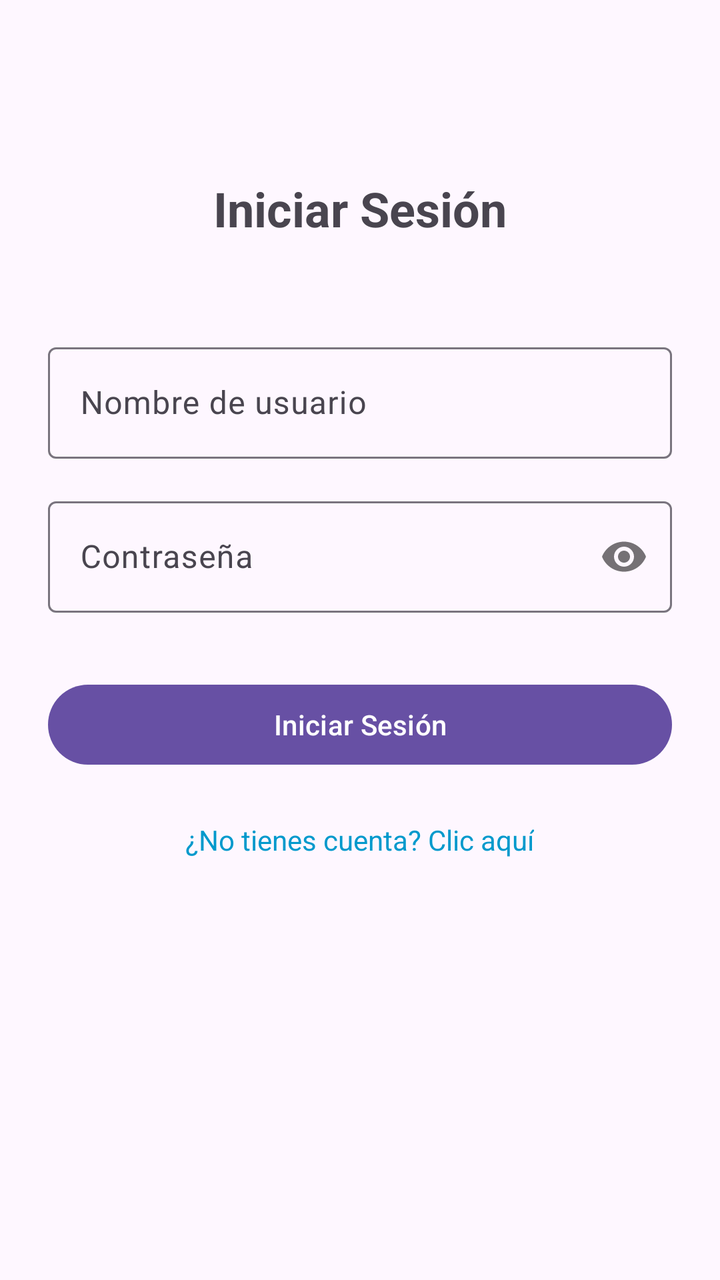
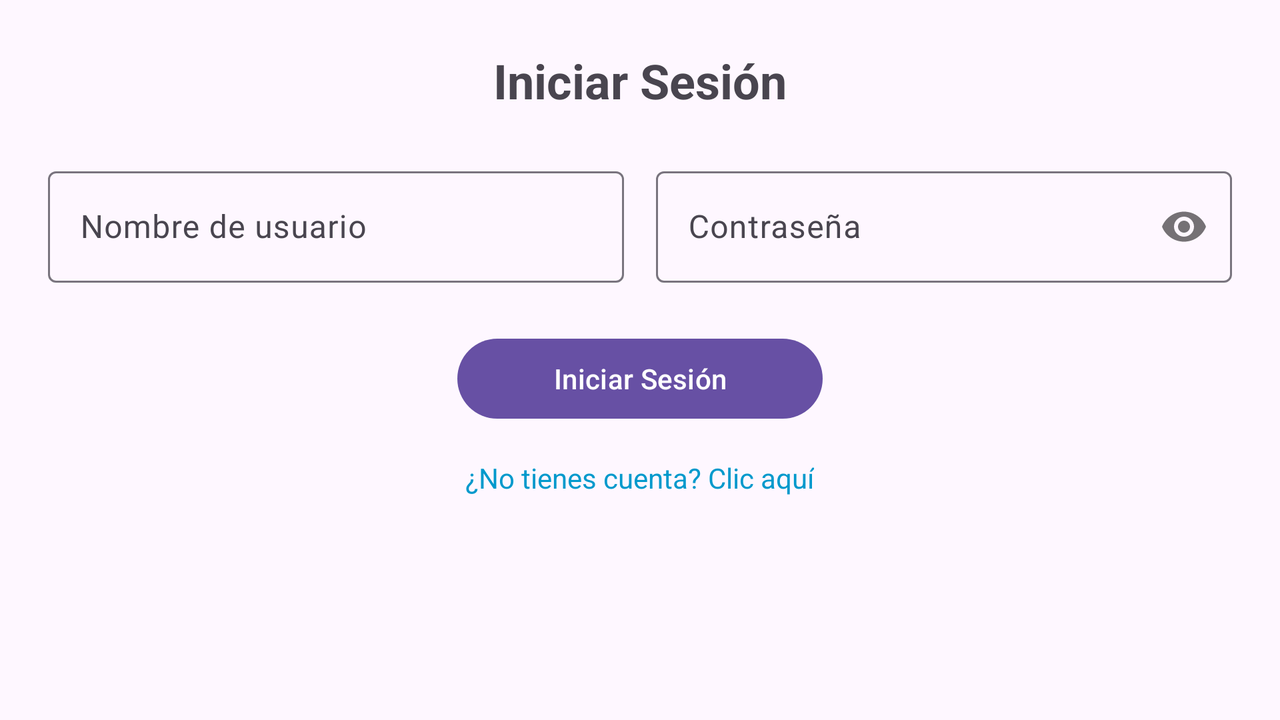

One screen, two layout resources from the same app: the default and the repository's alternative for another configuration. Each is rendered where Android would select it; the XML of both is given below.
<!-- AndroidManifest.xml: application theme Theme.LoginSimple -->
<!-- res/layout/activity_main.xml -->
<?xml version="1.0" encoding="utf-8"?>
<LinearLayout xmlns:android="http://schemas.android.com/apk/res/android"
    xmlns:app="http://schemas.android.com/apk/res-auto"
    xmlns:tools="http://schemas.android.com/tools"
    android:id="@+id/main"
    android:layout_width="match_parent"
    android:layout_height="match_parent"
    android:orientation="vertical"
    android:padding="24dp"
    android:gravity="center_horizontal"
    tools:context=".MainActivity">

    <TextView
        android:id="@+id/tv_title"
        android:layout_width="wrap_content"
        android:layout_height="wrap_content"
        android:layout_marginTop="64dp"
        android:text="@string/login_title"
        android:textSize="24sp"
        android:textStyle="bold" />

    <com.google.android.material.textfield.TextInputLayout
        android:id="@+id/til_username"
        android:layout_width="match_parent"
        android:layout_height="wrap_content"
        android:layout_marginTop="48dp"
        android:hint="@string/username_hint">

        <com.google.android.material.textfield.TextInputEditText
            android:id="@+id/et_username"
            android:layout_width="match_parent"
            android:layout_height="wrap_content"
            android:inputType="text" />
    </com.google.android.material.textfield.TextInputLayout>

    <com.google.android.material.textfield.TextInputLayout
        android:id="@+id/til_password"
        android:layout_width="match_parent"
        android:layout_height="wrap_content"
        android:layout_marginTop="16dp"
        android:hint="@string/password_hint"
        app:passwordToggleEnabled="true">

        <com.google.android.material.textfield.TextInputEditText
            android:id="@+id/et_password"
            android:layout_width="match_parent"
            android:layout_height="wrap_content"
            android:inputType="textPassword" />
    </com.google.android.material.textfield.TextInputLayout>

    <Button
        android:id="@+id/btn_login"
        android:layout_width="match_parent"
        android:layout_height="wrap_content"
        android:layout_marginTop="32dp"
        android:text="@string/login_button" />

    <TextView
        android:id="@+id/tv_register_link"
        android:layout_width="wrap_content"
        android:layout_height="wrap_content"
        android:layout_marginTop="24dp"
        android:text="@string/no_account_link"
        android:textColor="@android:color/holo_blue_dark"
        android:clickable="true"
        android:focusable="true" />

</LinearLayout>
<!-- resources referenced by this layout -->
<resources>
  <string name="login_button">Iniciar Sesión</string>
  <string name="login_title">Iniciar Sesión</string>
  <string name="no_account_link">¿No tienes cuenta? Clic aquí</string>
  <string name="password_hint">Contraseña</string>
  <string name="username_hint">Nombre de usuario</string>
  <style name="Theme.LoginSimple" parent="Base.Theme.LoginSimple" />
  <style name="Base.Theme.LoginSimple" parent="Theme.Material3.DayNight.NoActionBar">
          
          
      </style>
</resources>
<!-- res/layout-land/activity_main.xml (the repository's variant of the layout above) -->
<!-- drawn on the phone turned sideways -->
<?xml version="1.0" encoding="utf-8"?>
<ScrollView xmlns:android="http://schemas.android.com/apk/res/android"
    xmlns:app="http://schemas.android.com/apk/res-auto"
    xmlns:tools="http://schemas.android.com/tools"
    android:layout_width="match_parent"
    android:layout_height="match_parent"
    android:fillViewport="true">

    <LinearLayout
        android:id="@+id/main"
        android:layout_width="match_parent"
        android:layout_height="wrap_content"
        android:orientation="vertical"
        android:padding="24dp"
        android:gravity="center_horizontal"
        tools:context=".MainActivity">

        <TextView
            android:id="@+id/tv_title"
            android:layout_width="wrap_content"
            android:layout_height="wrap_content"
            android:text="@string/login_title"
            android:textSize="24sp"
            android:textStyle="bold" />

        <LinearLayout
            android:layout_width="match_parent"
            android:layout_height="wrap_content"
            android:orientation="horizontal"
            android:layout_marginTop="24dp"
            android:baselineAligned="false">

            <com.google.android.material.textfield.TextInputLayout
                android:id="@+id/til_username"
                android:layout_width="0dp"
                android:layout_height="wrap_content"
                android:layout_weight="1"
                android:layout_marginEnd="8dp"
                android:hint="@string/username_hint">

                <com.google.android.material.textfield.TextInputEditText
                    android:id="@+id/et_username"
                    android:layout_width="match_parent"
                    android:layout_height="wrap_content"
                    android:inputType="text" />
            </com.google.android.material.textfield.TextInputLayout>

            <com.google.android.material.textfield.TextInputLayout
                android:id="@+id/til_password"
                android:layout_width="0dp"
                android:layout_height="wrap_content"
                android:layout_weight="1"
                android:layout_marginStart="8dp"
                android:hint="@string/password_hint"
                app:passwordToggleEnabled="true">

                <com.google.android.material.textfield.TextInputEditText
                    android:id="@+id/et_password"
                    android:layout_width="match_parent"
                    android:layout_height="wrap_content"
                    android:inputType="textPassword" />
            </com.google.android.material.textfield.TextInputLayout>
        </LinearLayout>

        <Button
            android:id="@+id/btn_login"
            android:layout_width="wrap_content"
            android:layout_height="wrap_content"
            android:layout_marginTop="24dp"
            android:paddingStart="48dp"
            android:paddingEnd="48dp"
            android:text="@string/login_button" />

        <TextView
            android:id="@+id/tv_register_link"
            android:layout_width="wrap_content"
            android:layout_height="wrap_content"
            android:layout_marginTop="16dp"
            android:text="@string/no_account_link"
            android:textColor="@android:color/holo_blue_dark"
            android:clickable="true"
            android:focusable="true" />

    </LinearLayout>
</ScrollView>
